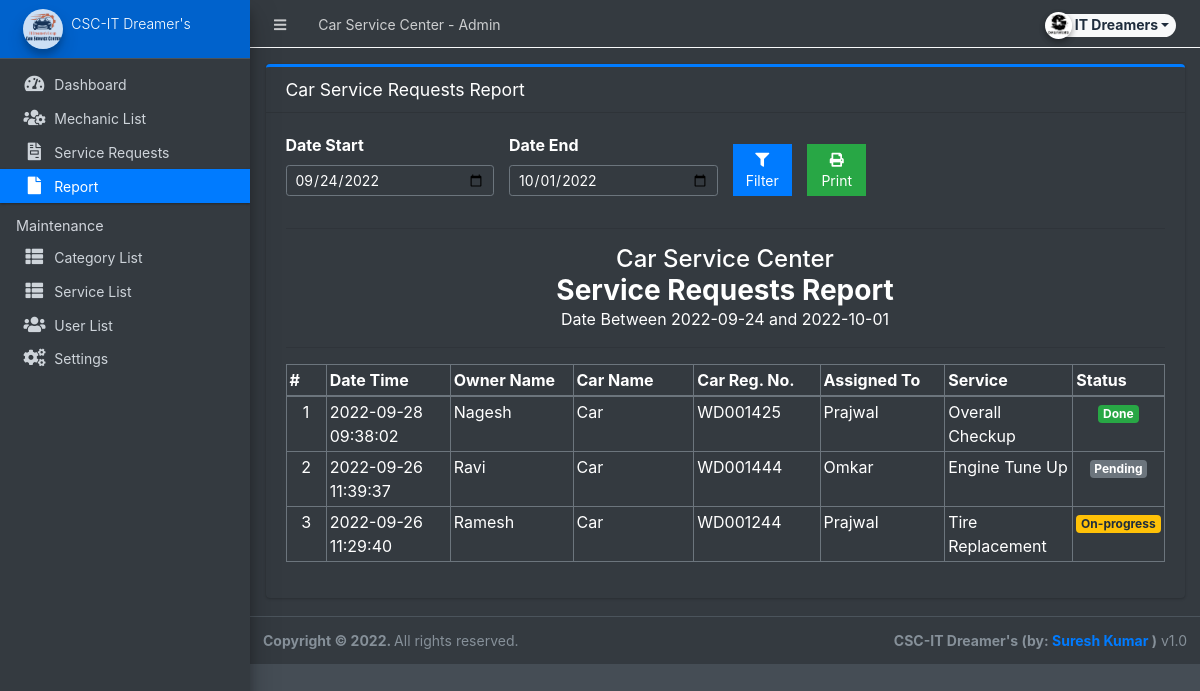
Page /admin/?page=report (signed in) on the committed database.
### tables this page shows
CREATE TABLE `service_list` (
  `id` int(30) NOT NULL,
  `service` text NOT NULL,
  `description` text NOT NULL,
  `status` tinyint(4) NOT NULL DEFAULT 1,
  `date_created` datetime NOT NULL DEFAULT current_timestamp()
);

CREATE TABLE `service_requests` (
  `id` int(30) NOT NULL,
  `owner_name` text NOT NULL,
  `category_id` int(30) NOT NULL,
  `service_type` text NOT NULL,
  `mechanic_id` int(30) DEFAULT NULL,
  `status` tinyint(1) NOT NULL DEFAULT 0,
  `date_created` datetime NOT NULL DEFAULT current_timestamp()
);

### classes/DBConnection.php (called while the page is built, shortened)
<?php
class DBConnection{
    private $host = DB_SERVER;
    private $username = DB_USERNAME;
    private $password = DB_PASSWORD;
    private $database = DB_NAME;
    public $conn;
    public function __construct(){
        if (!isset($this->conn)) {
            $this->conn = new mysqli($this->host, $this->username, $this->password, $this->database);
        }
    }
}
?>

### classes/SystemSettings.php (called while the page is built, shortened)
<?php
class SystemSettings extends DBConnection{
	function info($field=''){
		if(!empty($field)){
			if(isset($_SESSION['system_info'][$field]))
				return $_SESSION['system_info'][$field];
			else
				return false;
		}else{
			return false;
		}
	}
}
$_settings = new SystemSettings();
?>

### admin/report/index.php (the view, shortened to what this page needs)
<?php
$date_start = isset($_GET['date_start']) ? $_GET['date_start'] :  date("Y-m-d",strtotime(date("Y-m-d")." -7 days")) ;
$date_end = isset($_GET['date_end']) ? $_GET['date_end'] :  date("Y-m-d") ;
?>
<div class="card card-primary card-outline">
    <div class="card-header">
        <h5 class="card-title">Car Service Requests Report</h5>
    </div>
    <div class="card-body">
        <form id="filter-form">
            <div class="row align-items-end">
                <div class="form-group col-md-3">
                    <label for="date_start">Date Start</label>
                    <input type="date" class="form-control form-control-sm" name="date_start" value="<?php echo date("Y-m-d",strtotime($date_start)) ?>">
                </div>
                <div class="form-group col-md-3">
                    <label for="date_start">Date End</label>
                    <input type="date" class="form-control form-control-sm" name="date_end" value="<?php echo date("Y-m-d",strtotime($date_end)) ?>">
                </div>
                <div class="form-group col-md-1">
                    <button class="btn btn-flat btn-block btn-primary btn-sm"><i class="fa fa-filter"></i> Filter</button>
                </div>
                <div class="form-group col-md-1">
                    <button class="btn btn-flat btn-block btn-success btn-sm" type="button" id="printBTN"><i class="fa fa-print"></i> Print</button>
                </div>
            </div>
        </form>
        <hr>
        <div id="printable">
            <div>
                <h4 class="text-center m-0"><?php echo $_settings->info('name') ?></h4>
                <h3 class="text-center m-0"><b>Service Requests Report</b></h3>
                <p class="text-center m-0">Date Between <?php echo $date_start ?> and <?php echo $date_end ?></p>
                <hr>
            </div>
            <table class="table table-bordered">
                <colgroup>
                    <col width="5%">
                    <col width="15%">
                    <col width="15%">
                    <col width="15%">
                    <col width="15%">
                    <col width="15%">
                    <col width="15%">
                </colgroup>
                <thead>
                    <tr>
                        <th>#</th>
                        <th>Date Time</th>
                        <th>Owner Name</th>
                        <th>Car Name</th>
                        <th>Car Reg. No.</th>
                        <th>Assigned To</th>
                        <th>Service</th>
                        <th>Status</th>
                    </tr>
                </thead>
                <tbody>
                    <?php
                    $i = 1;
                        $mechanic = $conn->query("SELECT * FROM mechanics_list");
                        $result = $mechanic->fetch_all(MYSQLI_ASSOC);
                        $mech_arr = array_column($result,'name','id');
                        $where = "where date(date_created) between '{$date_start}' and '{$date_end}'";
                        $qry = $conn->query("SELECT * from service_requests {$where} order by unix_timestamp(date_created) desc");
                        while($row = $qry->fetch_assoc()):
                        $meta = $conn->query("SELECT * FROM request_meta where request_id = '{$row['id']}'");
                        while($mrow = $meta->fetch_assoc()){
                            $row[$mrow['meta_field']] =$mrow['meta_value'];
                        }
                        $services  = $conn->query("SELECT * FROM service_list where id in ({$row['service_id']}) ");
                        while($srow = $services->fetch_assoc()):
                    ?>
                    <tr>
                        <td class="text-center"><?php echo $i++ ?></td>
                        <td><?php echo $row['date_created'] ?></td>
                        <td><?php echo $row['owner_name'] ?></td>
                        <td><?php echo $row['vehicle_name'] ?></td>
                        <td><?php echo $row['vehicle_registration_number'] ?></td>
                        <td><?php echo !empty($row['mechanic_id']) && isset($mech_arr[$row['mechanic_id']]) ? $mech_arr[$row['mechanic_id']] : "N/A" ?></td>
                        <td><?php echo $srow['service'] ?></td>
                        <td class='text-center'>
                            <?php if($row['status'] == 1): ?>
                                <span class="badge badge-primary">Confirmed</span>
                            <?php elseif($row['status'] == 2): ?>
                                <span class="badge badge-warning">On-progress</span>
                            <?php elseif($row['status'] == 3): ?>
                                <span class="badge badge-success">Done</span>
                            <?php elseif($row['status'] == 4): ?>
                                <span class="badge badge-danger">Cancelled</span>
                            <?php else: ?>
                                <span class="badge badge-secondary">Pending</span>
                            <?php endif; ?>
                        </td>
                    </tr>
                    <?php endwhile; ?>
                    <?php endwhile; ?>
                </tbody>
            </table>
        </div>
    </div>
</div>

### admin/report/index.php (style rules this page uses)
table td,table th { padding: 3px !important; }

### rows in the picture
service_requests: date_created "2022-09-28 09:38:02", owner_name "Nagesh", mechanic "Prajwal"
service_list: vehicle_name "Car", vehicle_registration_number "WD001425", service "Overall Checkup", shows "Done"
service_requests: date_created "2022-09-26 11:39:37", owner_name "Ravi", mechanic "Omkar"
service_list: vehicle_name "Car", vehicle_registration_number "WD001444", service "Engine Tune Up", shows "Pending"
service_requests: date_created "2022-09-26 11:29:40", owner_name "Ramesh", mechanic "Prajwal"
service_list: vehicle_name "Car", vehicle_registration_number "WD001244", service "Tire Replacement", shows "On-progress"

### other values in the picture
$_settings->info('name') "Car Service Center"
$_settings->userdata('firstname').' '.$_settings->userdata('lastname') "IT Dreamers"
$_settings->info('short_name') "CSC-IT Dreamer's"
$date_start "2022-09-24"
$date_end "2022-10-01"
